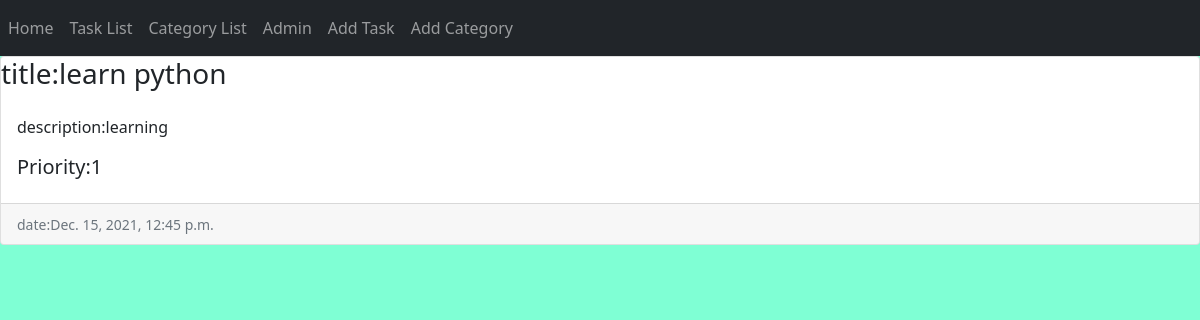
Page /14/ on the committed database.
### todo/models.py (models this page shows, shortened)
class Task(models.Model):
    category = models.ManyToManyField('Category')
    title = models.CharField(max_length=30)
    description = models.TextField()
    Priority = models.IntegerField()
    due_date = models.DateTimeField()
    create_time = models.DateField(auto_now_add=True)

### todo/views.py (the view)
# urls.py: path('<int:pk>/', TaskDetail.as_view(), name="task_detail"),
class TaskDetail(DetailView):
    model = Task

### templates/todo/task_detail.html (shortened to what this page needs)
{% extends 'base.html' %}
{% block content %}
<div class="card-group">
  <div class="card">
    <h3 class="card-img-top" >title:{{task.title}} </h3>
    <div class="card-body">
      <p class="card-text">description:{{task.description}}</p>
      <h5>Priority:{{task.Priority}}</h5>
    </div>
    <div class="card-footer">
      <small class="text-muted">date:{{task.due_date}}</small>
    </div>
  </div>
</div>
{% endblock content %}

### static/todo/a.css (style rules this page uses)
body { background-color: aquamarine; }

### rows in the picture
Task: title "learn python", description "learning", Priority "1", due_date "Dec. 15, 2021, 12:45 p.m."
